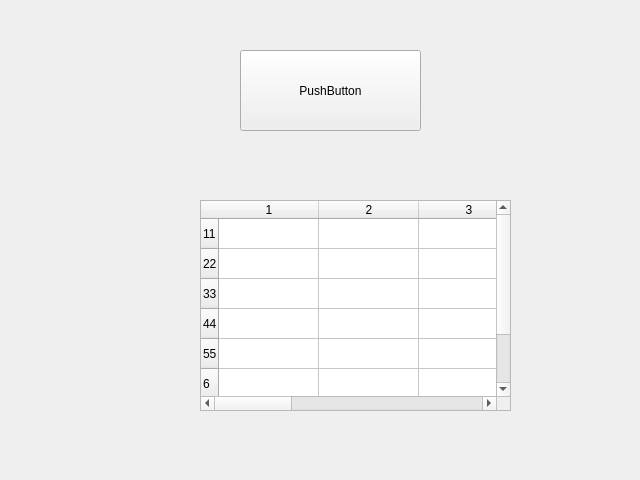
<?xml version="1.0" encoding="UTF-8"?>
<ui version="4.0">
 <class>Form</class>
 <widget class="QWidget" name="Form">
  <property name="geometry">
   <rect>
    <x>0</x>
    <y>0</y>
    <width>640</width>
    <height>480</height>
   </rect>
  </property>
  <property name="windowTitle">
   <string>Form</string>
  </property>
  <widget class="QPushButton" name="pushButton">
   <property name="geometry">
    <rect>
     <x>240</x>
     <y>50</y>
     <width>181</width>
     <height>81</height>
    </rect>
   </property>
   <property name="text">
    <string>PushButton</string>
   </property>
  </widget>
  <widget class="QWidget" name="horizontalLayoutWidget">
   <property name="geometry">
    <rect>
     <x>200</x>
     <y>200</y>
     <width>311</width>
     <height>211</height>
    </rect>
   </property>
   <layout class="QHBoxLayout" name="horizontalLayout">
    <item>
     <widget class="QTableWidget" name="tableWidget">
      <property name="rowCount">
       <number>7</number>
      </property>
      <property name="columnCount">
       <number>7</number>
      </property>
      <row>
       <property name="text">
        <string>11</string>
       </property>
      </row>
      <row>
       <property name="text">
        <string>22</string>
       </property>
      </row>
      <row>
       <property name="text">
        <string>33</string>
       </property>
      </row>
      <row>
       <property name="text">
        <string>44</string>
       </property>
      </row>
      <row>
       <property name="text">
        <string>55</string>
       </property>
      </row>
      <row/>
      <row/>
      <column>
       <property name="text">
        <string>1</string>
       </property>
       <property name="font">
        <font>
         <weight>50</weight>
         <italic>false</italic>
         <bold>false</bold>
         <underline>false</underline>
         <strikeout>false</strikeout>
         <stylestrategy>PreferDefault</stylestrategy>
        </font>
       </property>
       <property name="background">
        <color>
         <red>255</red>
         <green>0</green>
         <blue>0</blue>
        </color>
       </property>
      </column>
      <column>
       <property name="text">
        <string>2</string>
       </property>
      </column>
      <column>
       <property name="text">
        <string>3</string>
       </property>
      </column>
      <column>
       <property name="text">
        <string>4</string>
       </property>
      </column>
      <column>
       <property name="text">
        <string>5</string>
       </property>
      </column>
      <column/>
      <column/>
     </widget>
    </item>
   </layout>
  </widget>
 </widget>
 <resources/>
 <connections/>
</ui>
